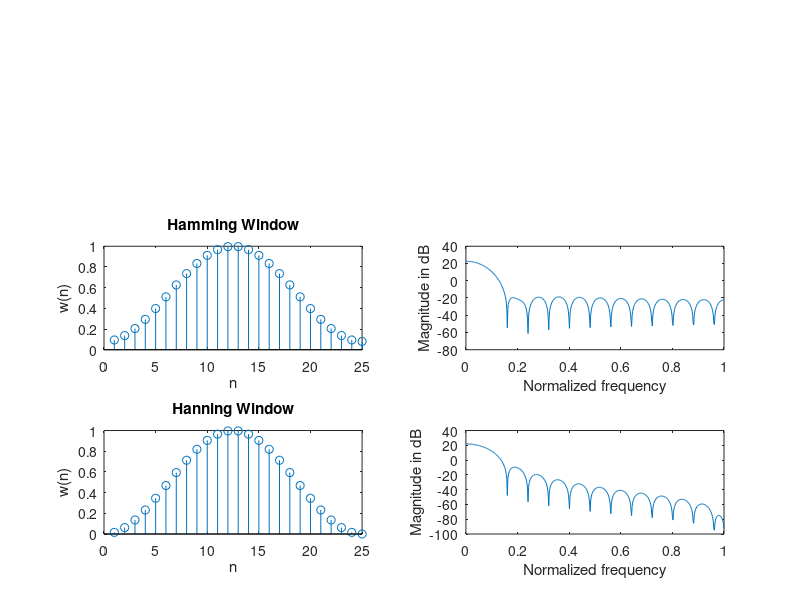

This figure's MATLAB source:
clc
clear all
close all
m=25;
u=-m:m;
r=(m-1)/2;
l=-r;
for i=1:length(u)
    if u(i)>1 && u(i)<r
        n(i)=1;
    else
        n(i)=0;
    end
end
b=freqz(n);
n=0:(pi/(length(b)-1)):pi
plot(n/pi,20*log10(b))
title('Rectangular pulse(Yogesh Goyal 101715183)')
xlabel('Normalized frequency')
ylabel('Magnitude in dB')


N=25;
for n=1:N
    w(n)=0.54-0.46*cos(2*pi*(n/N))
end
n=1:N
subplot(3,2,3)
stem(n,w)
title('Hamming Window')
xlabel('n')
ylabel('w(n)')
b=freqz(w);
n=0:(pi/(length(b)-1)):pi
subplot(3,2,4)
plot(n/pi,20*log10(b))
xlabel('Normalized frequency')
ylabel('Magnitude in dB')

for n=1:N
w(n)=0.5*(1-cos(2*pi*n/N))
end
n=1:N
subplot(3,2,5)
stem(n,w)
title('Hanning Window')
xlabel('n')
ylabel('w(n)')
b=freqz(w);
n=0:(pi/(length(b)-1)):pi
subplot(3,2,6)
plot(n/pi,20*log10(b))
xlabel('Normalized frequency')
ylabel('Magnitude in dB')